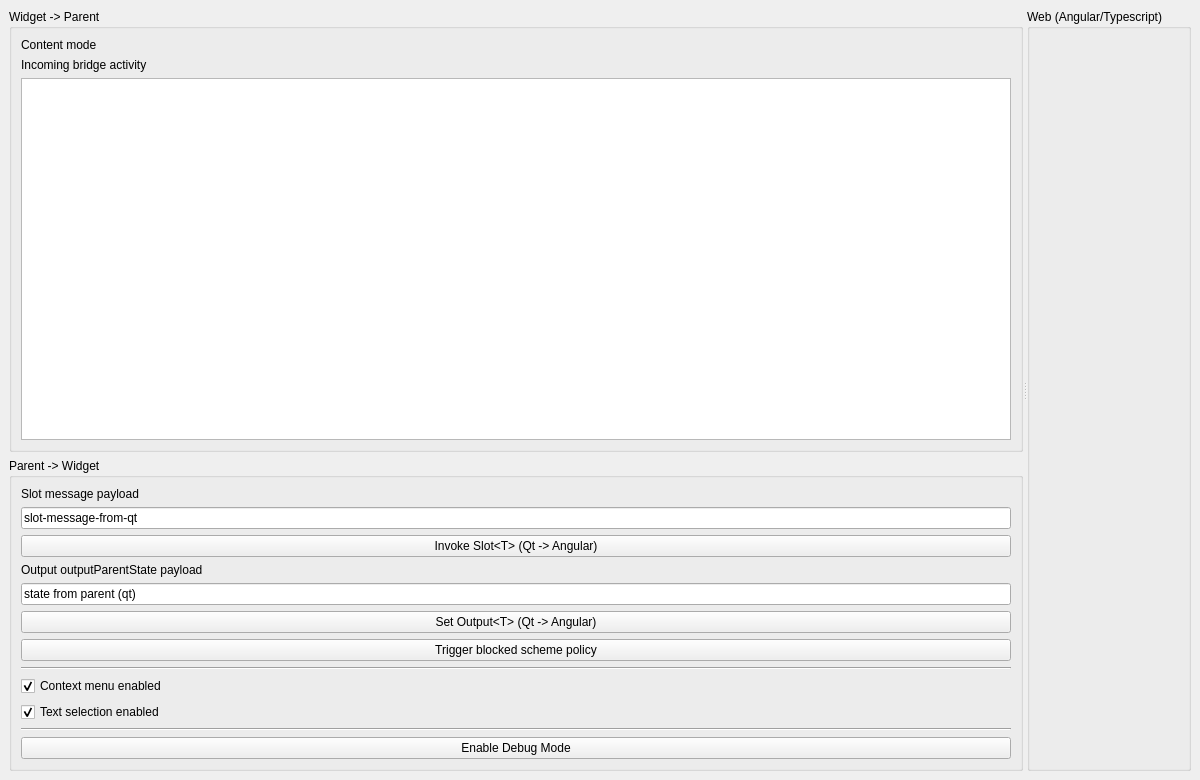
<?xml version="1.0" encoding="UTF-8"?>
<ui version="4.0">
 <class>DemoMainWindow</class>
 <widget class="QMainWindow" name="DemoMainWindow">
  <property name="geometry">
   <rect>
    <x>0</x>
    <y>0</y>
    <width>1200</width>
    <height>780</height>
   </rect>
  </property>
  <property name="windowTitle">
   <string>AnQstWebHostBase Angular + QWebEngine Demo</string>
  </property>
  <widget class="QWidget" name="centralwidget">
   <layout class="QHBoxLayout" name="horizontalLayout">
    <item>
     <widget class="QSplitter" name="mainSplitter">
      <property name="orientation">
       <enum>Qt::Horizontal</enum>
      </property>
      <widget class="QWidget" name="controlsWidget">
       <layout class="QVBoxLayout" name="controlsLayout">
        <item>
         <widget class="QGroupBox" name="widgetToParentGroup">
          <property name="title">
           <string>Widget -&gt; Parent</string>
          </property>
          <layout class="QVBoxLayout" name="widgetToParentLayout">
           <item>
            <widget class="QLabel" name="modeLabel">
             <property name="text">
              <string>Content mode</string>
             </property>
            </widget>
           </item>
           <item>
            <widget class="QLabel" name="incomingActivityLabel">
             <property name="text">
              <string>Incoming bridge activity</string>
             </property>
            </widget>
           </item>
           <item>
            <widget class="QPlainTextEdit" name="logView">
             <property name="readOnly">
              <bool>true</bool>
             </property>
            </widget>
           </item>
          </layout>
         </widget>
        </item>
        <item>
         <widget class="QGroupBox" name="parentToWidgetGroup">
          <property name="title">
           <string>Parent -&gt; Widget</string>
          </property>
          <layout class="QVBoxLayout" name="parentToWidgetLayout">
           <item>
            <widget class="QLabel" name="slotMessageLabel">
             <property name="text">
              <string>Slot message payload</string>
             </property>
            </widget>
           </item>
           <item>
            <widget class="QLineEdit" name="slotInput">
             <property name="text">
              <string>slot-message-from-qt</string>
             </property>
            </widget>
           </item>
           <item>
            <widget class="QPushButton" name="invokeSlotBtn">
             <property name="text">
              <string>Invoke Slot&lt;T&gt; (Qt -&gt; Angular)</string>
             </property>
            </widget>
           </item>
           <item>
            <widget class="QLabel" name="outputPayloadLabel">
             <property name="text">
              <string>Output outputParentState payload</string>
             </property>
            </widget>
           </item>
           <item>
            <widget class="QLineEdit" name="outputInput">
             <property name="text">
              <string>state from parent (qt)</string>
             </property>
            </widget>
           </item>
           <item>
            <widget class="QPushButton" name="setOutputBtn">
             <property name="text">
              <string>Set Output&lt;T&gt; (Qt -&gt; Angular)</string>
             </property>
            </widget>
           </item>
           <item>
            <widget class="QPushButton" name="blockedPolicyBtn">
             <property name="text">
              <string>Trigger blocked scheme policy</string>
             </property>
            </widget>
           </item>
           <item>
            <widget class="QFrame" name="webPolicySeparator">
             <property name="frameShape">
              <enum>QFrame::HLine</enum>
             </property>
             <property name="frameShadow">
              <enum>QFrame::Sunken</enum>
             </property>
            </widget>
           </item>
           <item>
            <widget class="QCheckBox" name="contextMenuCheck">
             <property name="text">
              <string>Context menu enabled</string>
             </property>
             <property name="checked">
              <bool>true</bool>
             </property>
            </widget>
           </item>
           <item>
            <widget class="QCheckBox" name="textSelectionCheck">
             <property name="text">
              <string>Text selection enabled</string>
             </property>
             <property name="checked">
              <bool>true</bool>
             </property>
            </widget>
           </item>
           <item>
            <widget class="QFrame" name="debugSeparator">
             <property name="frameShape">
              <enum>QFrame::HLine</enum>
             </property>
             <property name="frameShadow">
              <enum>QFrame::Sunken</enum>
             </property>
            </widget>
           </item>
           <item>
            <widget class="QPushButton" name="enableDebugBtn">
             <property name="text">
              <string>Enable Debug Mode</string>
             </property>
            </widget>
           </item>
          </layout>
         </widget>
        </item>
       </layout>
      </widget>
      <widget class="QGroupBox" name="webGroup">
       <property name="title">
        <string>Web (Angular/Typescript)</string>
       </property>
       <layout class="QVBoxLayout" name="webGroupLayout">
        <item>
         <widget class="QWidget" name="webHostPlaceholder" native="true"/>
        </item>
       </layout>
      </widget>
     </widget>
    </item>
   </layout>
  </widget>
 </widget>
 <resources/>
 <connections/>
</ui>
